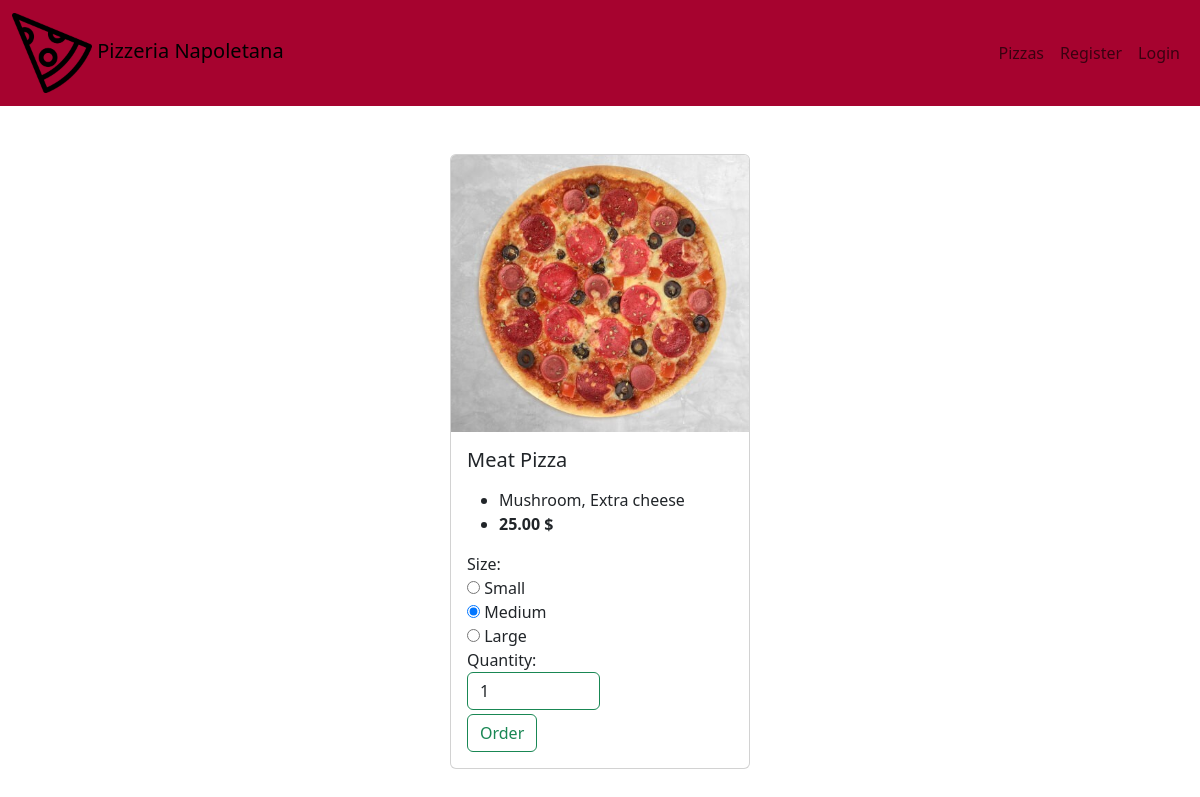
/pizzas3/, run on the app's committed database.
### pizzas/models.py (models this page shows, shortened)
class Pizza(models.Model):
    name = models.CharField(max_length=50)
    topping = models.ManyToManyField(Topping)
    image = models.ImageField(upload_to= 'pizza_pics', null=True, blank=True)
    price = models.DecimalField(max_digits=10, decimal_places=2)

class Topping(models.Model):
    name = models.CharField(max_length=100)
    def __str__(self):
        return self.name

### pizzas/views.py (the view, shortened to what this page needs)
# urls.py: path("pizzas<int:id>/",order_view, name="order"),
def order_view(request,id):
    pizza = Pizza.objects.get(id=id)
    form = PizzaForm(request.POST or None)
    context = {
        'pizza' : pizza,
        'form' : form
    }
    return render(request,'pizzas/order.html', context)

### pizzas/forms.py
class PizzaForm(forms.ModelForm):
    class Meta:
        model = Order
        fields = (
            'size',
            'quantity'
        )
        widgets = {
            'size':forms.RadioSelect,
            'quantity': forms.TextInput(attrs={'class' : "rounded border border-success form-control", "style" : "width: 50%;"}),
        }

### pizzas/templates/pizzas/order.html (shortened to what this page needs)
{% extends 'pizzas/base.html' %}
{% block content %}
<div class="col-lg-3 mx-auto d-flex justify-content-center align-items-center mt-5">
    <div class="card" style="width: 100%;">
        <img src="{{pizza.image.url}}" class="card-img-top" alt="...">
        <div class="card-body">
          <h5 class="card-title">{{pizza.name}}</h5>
          <p class="card-text">
            <ul>
                <li>
                    {{pizza.topping.all |join:", "}}
                </li>
                <li>
                  <strong> {{pizza.price}} $</strong>
                </li>
        </ul>
         </p>
         <div>
            <form action="" method="POST">
                {{form}}
                <input  class="btn btn-outline-success mt-1" type="submit" value="Order">
            </form>
         </div>
        </div>
      </div>
    </div>
{% endblock content %}

### data on the page
Pizza: image (picture), name "Meat Pizza", topping.all "Mushroom, Extra cheese", price "25.00"
